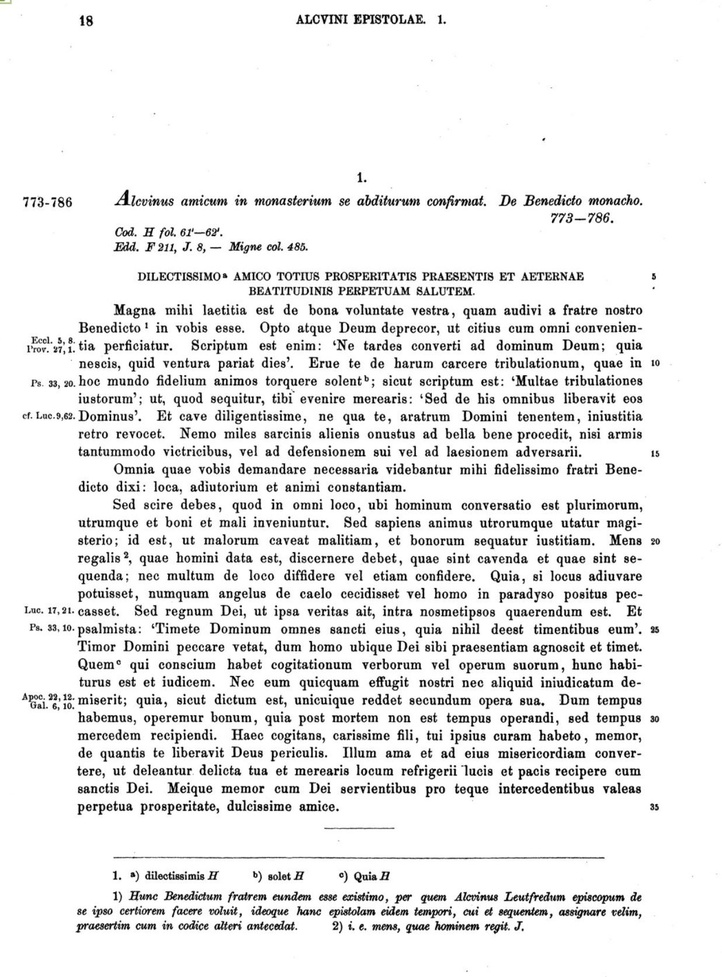
#> input picture data/sample_mgh.JPG, 722 x 977 px, shrunk from 1236 x 1672 before the run
$ jupyter execute get_whole_text.ipynb
#> lines starting #> are read from the running program, lines starting #| are printed output that depends on the picture; after the words box and inside, x2 and y2 are one past the last pixel; in counts of white or black regions, pixels touching at a corner belong together
[cell 1]
import pytesseract
import cv2

[cell 2]
image = cv2.imread("data/sample_mgh.JPG")
#> image is the input picture: shape (977, 722, 3); mean B, G, R 233.6, 233.6, 233.6
base_image = image.copy()

[cell 3]
gray = cv2.cvtColor(image, cv2.COLOR_BGR2GRAY)
blur = cv2.GaussianBlur(gray, (7,7), 0)
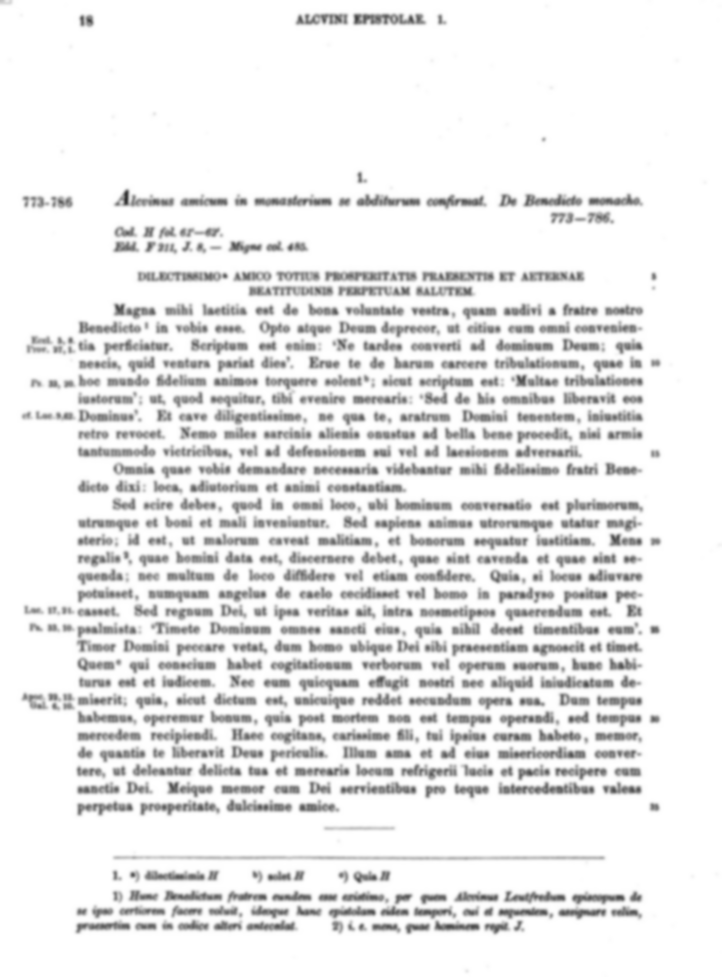
#> blur: shape (977, 722); min 52, max 255, mean 233.6
thresh = cv2.threshold(blur, 0, 255, cv2.THRESH_BINARY_INV + cv2.THRESH_OTSU)[1]
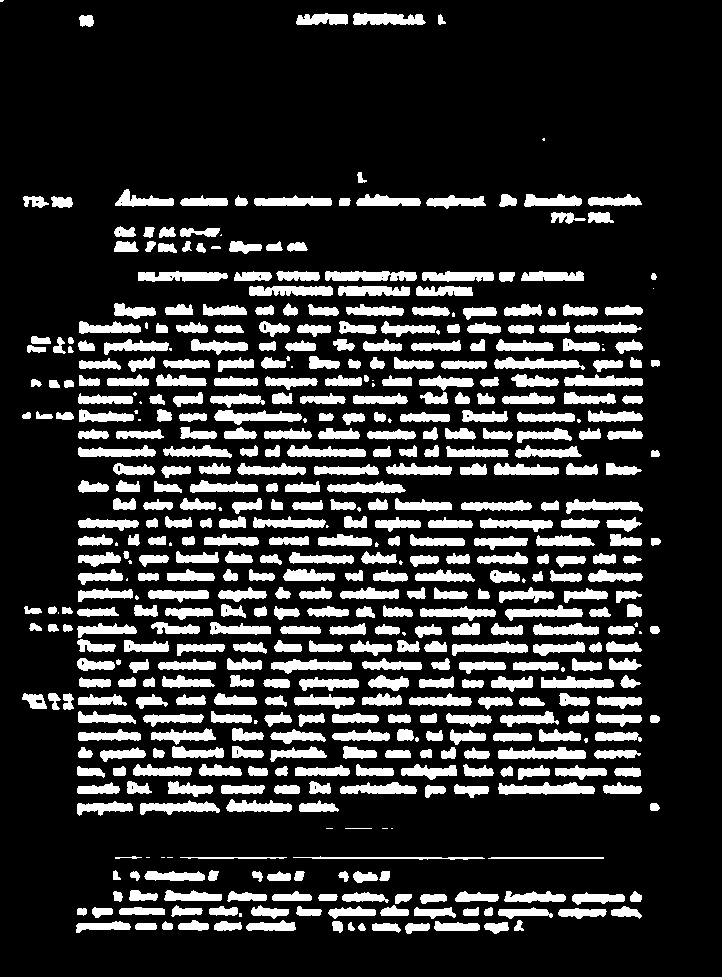
#> thresh: shape (977, 722); 18.9% white; 515 white regions (47 under 20 px), largest, box (x1, y1, x2, y2) and area: (498, 782, 595, 795) 851, (325, 271, 417, 281) 784, (498, 747, 586, 759) 762

[cell 4]
kernal = cv2.getStructuringElement(cv2.MORPH_RECT, (3, 50))
dilate = cv2.dilate(thresh, kernal, iterations=1)
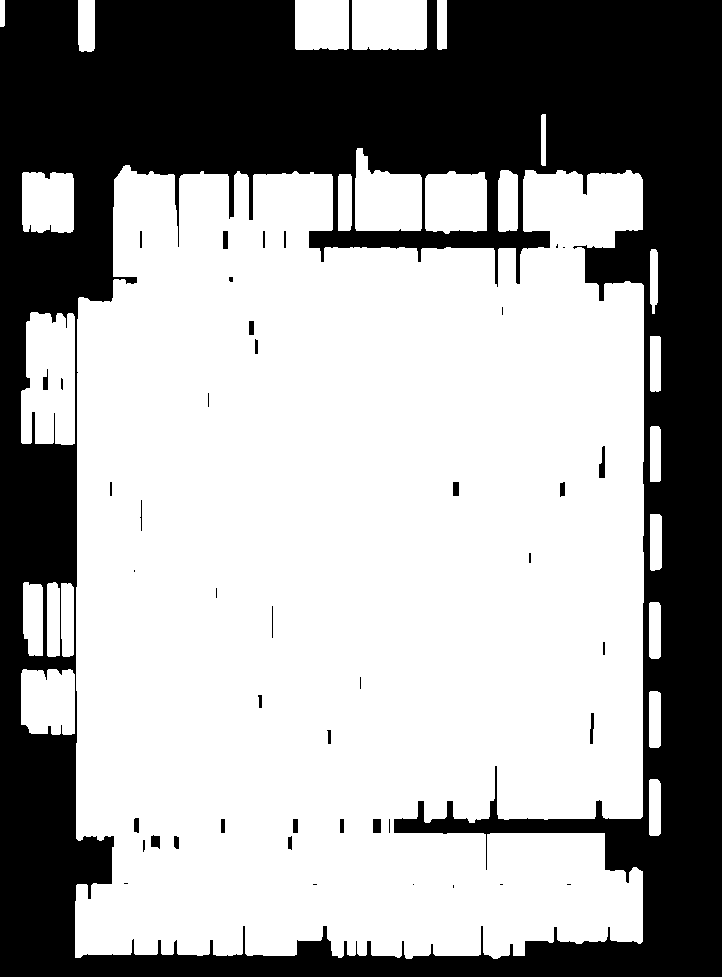
#> dilate: shape (977, 722); 63.3% white; 44 black regions (15 under 20 px), largest, box (x1, y1, x2, y2) and area: (0, 0, 722, 977) 256998, (599, 446, 605, 478) 138, (373, 819, 381, 833) 112

[cell 5]
cv2.imwrite("temp/sample_dilate.png", dilate)
#> Out = True
